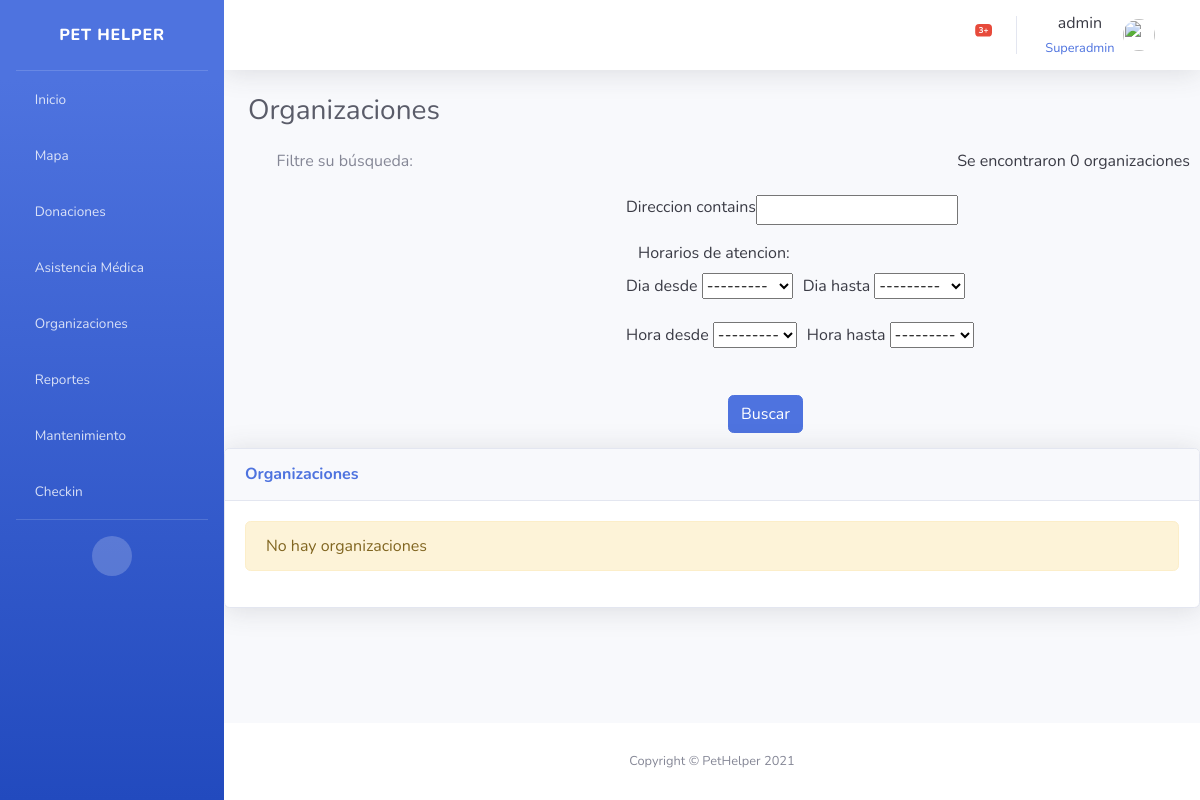
Before: /listar_organizaciones/ (signed in) with the older database file.
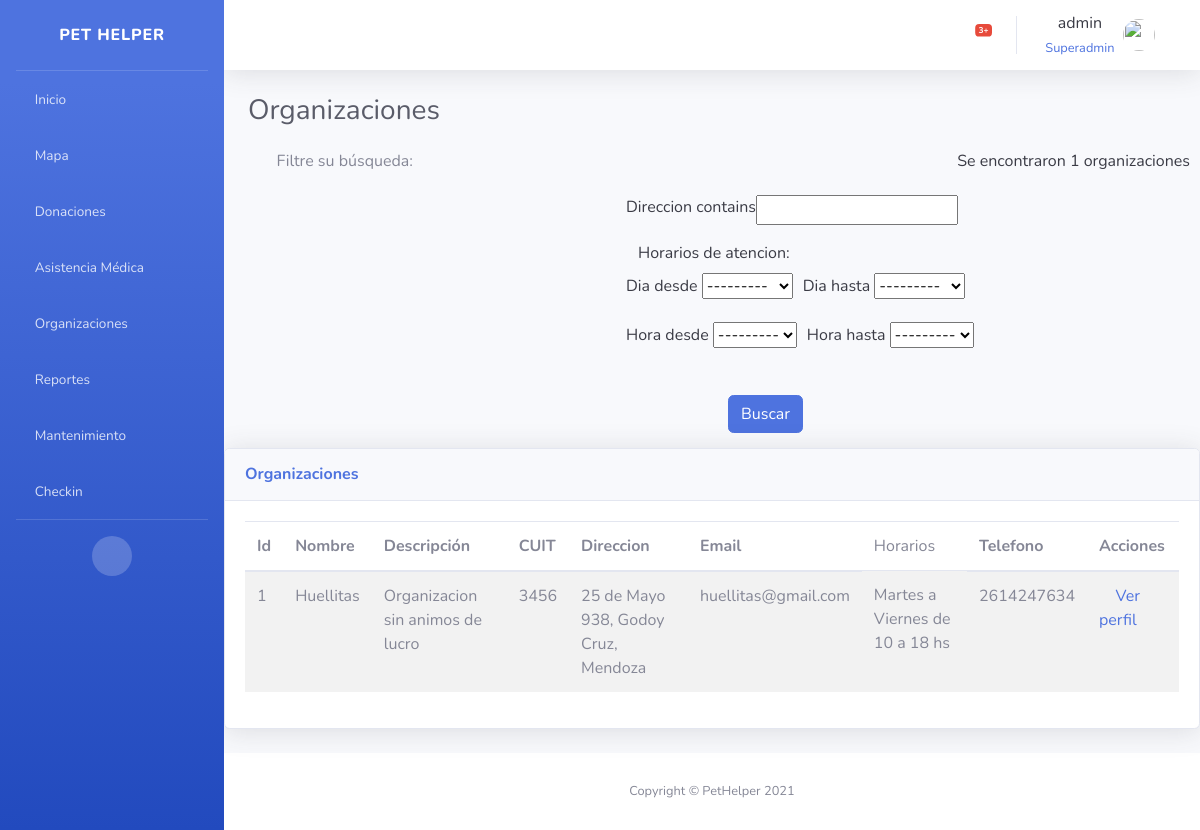
After: the same page with the newer database file.
### organizaciones/models.py (models this page shows)
class Organizacion(ClaseModelo):
    descripcion = models.CharField(max_length=100, null=False)
    logo = models.ImageField(upload_to="organizacion",blank=True, null=True)
    nombre = models.CharField(max_length=100, null=False, default="")
    email = models.EmailField('Email', unique=True, null=False)
    cuit = models.CharField(max_length=11, null=False, default="", unique=True)
    telefono = models.CharField(max_length=11, null=False, default="", unique=True, validators=[phone_regex], help_text="Ejemplo: 2614247398")
    direccion = models.CharField(max_length=50, null=True, help_text="Ejemplo: Maipu 123, Godoy Cruz, Mendoza")
    dia_desde = models.PositiveSmallIntegerField(choices=DIAS, default="1")
    dia_hasta = models.PositiveSmallIntegerField(choices=DIAS, default="5")
    hora_desde = models.PositiveSmallIntegerField(choices=HORAS_DE_DIA_24, default="9")
    hora_hasta = models.PositiveSmallIntegerField(choices=HORAS_DE_DIA_24, default="18")
    class Meta:
        verbose_name_plural = 'organizaciones'

### organizaciones/views.py (the view)
# urls.py: path('listar_organizaciones/', login_required(OrganizacionListView.as_view()), name='listar_organizaciones'),
class OrganizacionListView(TemplateView):
    model = Organizacion
    template_name = "organizaciones/organizaciones_list.html"
    context_object_name = 'organizaciones'
    login_url = 'bases/login.html'
    def get_context_data(self, **kwargs):
        context = super().get_context_data(**kwargs)
        organizaciones = Organizacion.objects.all()
        context['organizaciones'] = Organizacion.objects.all()
        context['total_organizaciones'] = Organizacion.objects.all().count
        context['myFilter'] = OrganizacionFilter(self.request.GET, queryset=organizaciones)
        context['organizaciones'] = context['myFilter'].qs
        return context

### organizaciones/templates/organizaciones/organizaciones_list.html (shortened to what this page needs)
{% extends 'base/base.html' %} {% block page_content %}
<div class="container-fluid">
    <h1 class="h3 mb-4 text-gray-800">Organizaciones</h1>
</div>
<div class="text-gray-900" style="margin-bottom: 15px;">
    <h6 style="float: right;margin-bottom: 8px;margin-right: 10px;"> Se encontraron {{ total_organizaciones }} organizaciones</h6>
    <div class="container" >
        <div class="col-sm-3 text-gray-600">
            <h6><i class="fas fa-filter"></i> Filtre su búsqueda: </h6>
        </div>
        <div class="pt-3" style="margin-left: 390px;">
            <form method="get">
                <div class="form-group row">
                    {{ myFilter.form.direccion.label}}
                    {{ myFilter.form.direccion }}
                </div>
                <label>Horarios de atencion: </label>
                <div class="form-group row">
                    <div>
                        <label>{{myFilter.form.dia_desde.label}}</label>
                        {{myFilter.form.dia_desde}}
                    </div>
                    <div style="margin-left: 10px;">
                        <label>{{myFilter.form.dia_hasta.label}}</label>
                        {{myFilter.form.dia_hasta}}
                    </div>
                </div>
                <div class="form-group row">
                    <div>
                        <label>{{myFilter.form.hora_desde.label}}</label>
                        {{myFilter.form.hora_desde}}
                    </div>
                    <div style="margin-left: 10px;">
                        <label>{{myFilter.form.hora_hasta.label}}</label>
                        {{myFilter.form.hora_hasta}}
                    </div>
                </div>
                <br><button type="submit" class="btn btn-primary" style="margin-left: 90px;"> Buscar </button>
            </form>
        </div>
    </div>
</div>
<div class="card shadow mb-4">
    <div class="card-header py-3 d-flex flex-row align-items-center justify-content-between">
        <h6 class="m-0 font-weight-bold text-primary">Organizaciones</h6>
    </div>
    <div class="card-body">
        {% if not organizaciones %}
        <div class="alert alert-warning" role="alert">No hay organizaciones</div>
        {% else %}
        <table class="table table-striped table-hover">
            <thead>
                <th>Id</th>
                <th>Nombre</th>
                <th>Descripción</th>
                <th>CUIT</th>
                <th>Direccion</th>
                <th>Email</th>
                <td>Horarios</td>
                <th>Telefono</th>
                <th class="all">Acciones</th>
            </thead>
            <tbody>
                {% for organizacion in organizaciones %}
                <tr>
                    <td>{{ organizacion.id }}</td>
                    <td>{{ organizacion.nombre }}</td>
                    <td>{{ organizacion.descripcion }}</td>
                    <td>{{ organizacion.cuit }}</td>
                    <td>{{ organizacion.direccion }}</td>
                    <td>{{ organizacion.email }}</td>
                    <td> {{organizacion.get_dia_desde_display}} a {{organizacion.get_dia_hasta_display}} de {{organizacion.hora_desde}} a {{organizacion.hora_hasta}} hs </td>
                    <td>{{ organizacion.telefono }}</td>
                    <td>
                        <a href="{% url 'organizaciones:organizaciones_profile' organizacion.id %}" type="button"><i class="fas fa-eye"></i> Ver perfil</a>
                    </td>
                </tr>
                {% endfor %}
            </tbody>
        </table>
        {% endif %}
    </div>
</div>
{% endblock %}

Changed rows visible on the page:
added Organizacion: id "1", nombre "Huellitas", descripcion "Organizacion sin animos de lucro", cuit "3456", direccion "25 de Mayo 938, Godoy Cruz, Mendoza", email "huellitas@gmail.com", dia_desde "Martes", dia_hasta "Viernes", hora_desde "10", hora_hasta "18", telefono "2614247634"
Other visible differences:
{{ total_organizaciones }}: "0" → "1"
text no longer shown: "No hay organizaciones"
text now shown: "Id Nombre Descripción CUIT Direccion Email Horarios Telefono Acciones"
